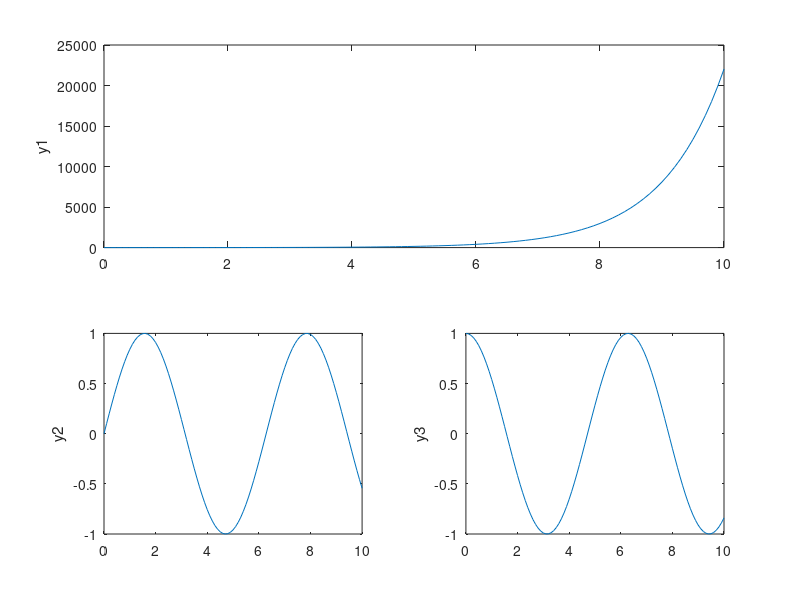

The MATLAB source for this figure:
x = 0 : 0.1 : 10;
y1 = exp(x);
y2 = sin(x);
y3 = cos(x);

subplot(2, 2, [1, 2])
plot(x, y1);
ylabel('y1');

subplot(2, 2, 3)
plot(x, y2);
ylabel('y2');

subplot(2, 2, 4)
plot(x, y3);
ylabel('y3');